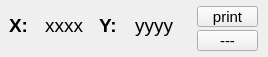
<?xml version="1.0" encoding="UTF-8"?>
<ui version="4.0">
 <class>MainWindow</class>
 <widget class="QMainWindow" name="MainWindow">
  <property name="geometry">
   <rect>
    <x>0</x>
    <y>0</y>
    <width>268</width>
    <height>57</height>
   </rect>
  </property>
  <property name="windowTitle">
   <string>Mouse Position</string>
  </property>
  <widget class="QWidget" name="centralwidget">
   <widget class="QLabel" name="x_label">
    <property name="geometry">
     <rect>
      <x>9</x>
      <y>10</y>
      <width>31</width>
      <height>31</height>
     </rect>
    </property>
    <property name="font">
     <font>
      <family>Arial</family>
      <pointsize>14</pointsize>
      <weight>75</weight>
      <bold>true</bold>
     </font>
    </property>
    <property name="text">
     <string>X:</string>
    </property>
   </widget>
   <widget class="QLabel" name="x_value">
    <property name="geometry">
     <rect>
      <x>45</x>
      <y>10</y>
      <width>51</width>
      <height>31</height>
     </rect>
    </property>
    <property name="font">
     <font>
      <family>Arial</family>
      <pointsize>14</pointsize>
      <weight>50</weight>
      <bold>false</bold>
     </font>
    </property>
    <property name="text">
     <string>xxxx</string>
    </property>
   </widget>
   <widget class="QLabel" name="y_label">
    <property name="geometry">
     <rect>
      <x>99</x>
      <y>10</y>
      <width>31</width>
      <height>31</height>
     </rect>
    </property>
    <property name="font">
     <font>
      <family>Arial</family>
      <pointsize>14</pointsize>
      <weight>75</weight>
      <bold>true</bold>
     </font>
    </property>
    <property name="text">
     <string>Y:</string>
    </property>
   </widget>
   <widget class="QLabel" name="y_value">
    <property name="geometry">
     <rect>
      <x>135</x>
      <y>10</y>
      <width>51</width>
      <height>31</height>
     </rect>
    </property>
    <property name="font">
     <font>
      <family>Arial</family>
      <pointsize>14</pointsize>
      <weight>50</weight>
      <bold>false</bold>
     </font>
    </property>
    <property name="text">
     <string>yyyy</string>
    </property>
   </widget>
   <widget class="QPushButton" name="printButton">
    <property name="geometry">
     <rect>
      <x>197</x>
      <y>6</y>
      <width>61</width>
      <height>21</height>
     </rect>
    </property>
    <property name="font">
     <font>
      <family>Arial</family>
      <pointsize>11</pointsize>
     </font>
    </property>
    <property name="text">
     <string>print</string>
    </property>
   </widget>
   <widget class="QPushButton" name="sepButton">
    <property name="geometry">
     <rect>
      <x>197</x>
      <y>30</y>
      <width>61</width>
      <height>21</height>
     </rect>
    </property>
    <property name="font">
     <font>
      <family>Arial</family>
      <pointsize>11</pointsize>
     </font>
    </property>
    <property name="text">
     <string>---</string>
    </property>
   </widget>
  </widget>
 </widget>
 <resources/>
 <connections/>
</ui>
